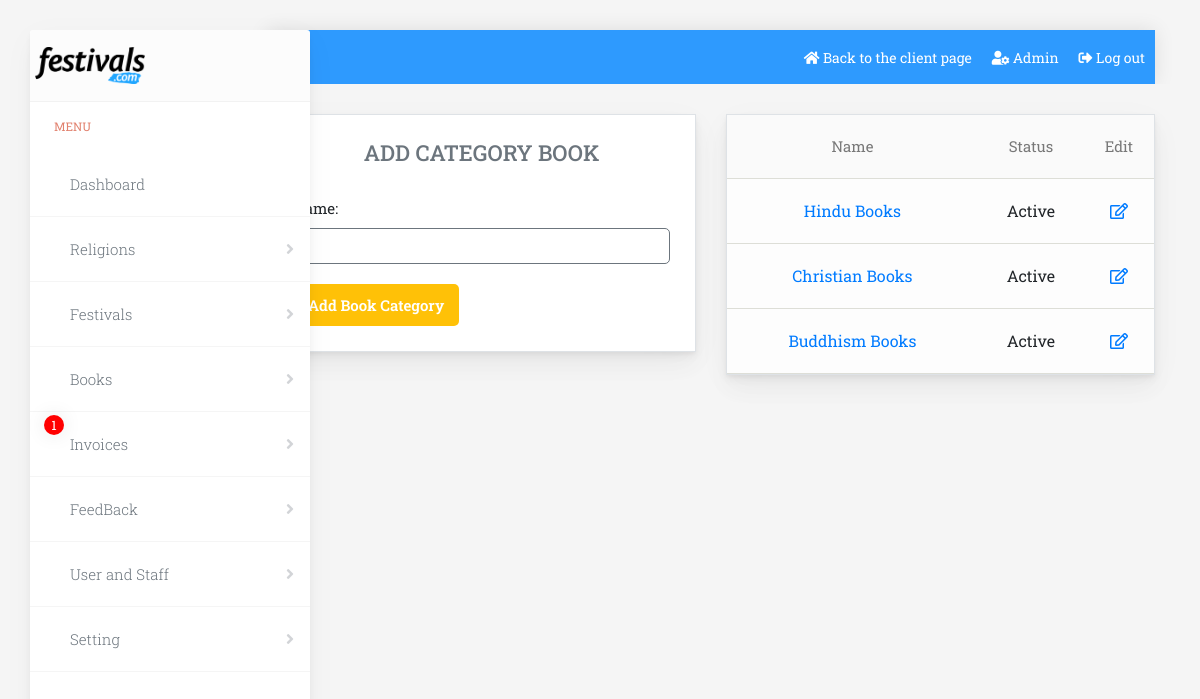
The page /admincp/book-category.php (signed in) on the database its author committed.
### tables this page shows
CREATE TABLE `book_category` (
  `id` int(11) NOT NULL,
  `name_book_cate` varchar(100) NOT NULL,
  `id_cate_book_category` int(11) NOT NULL,
  `status` int(11) NOT NULL DEFAULT 1
);

### admincp/lib_admin/book_cate_action.php (called while the page is built, shortened)
<?php
    require('./../lib/dbConn.php');
    function AllBookCategory() {
        global $conn;
        $sql = "SELECT * FROM book_category ORDER BY id DESC";
        $result = mysqli_query($conn, $sql);
        return mysqli_num_rows($result) == 0 ? 0 : $result;
    }
?>

### admincp/book-category.php (the view, shortened to what this page needs)
<?php
    require('./lib_admin/book_cate_action.php');
    require('./common/top.php');
?>
<body>
    <?php include('common/header.php') ?>
    <?php include('common/menu.php') ?>
    <main class='main_cp'>
        <section class='book_cate'>
            <div class="container">
                <section class="admin-all-book-cate">
                    <div class='row'>
                        <div class='col-lg-6 block_book_cate'>
                            <div class='add_book_cate'>
                                <div class='title'>
                                    <h6>Add Category Book</h6>
                                </div>
                                <div class='add_main'>
                                    <form action="">
                                        <div class='group'>
                                            <label for="name_book_cate">Name: </label>
                                            <input type="text" name='name_book_cate' id='name_book_cate' class='input_book'/>
                                        </div>
                                        <button type="button" id='submit-add-book-cate' class='btn-admin-book-cate'>Add Book Category</button>
                                    </form>
                                </div>
                            </div>
                        </div>
                        <div class='col-lg-6 block_book_cate'>
                            <div class='all_book_cate'>
                                <table>
                                    <thead>
                                        <tr>
                                            <th>Name</th>
                                            <th>Status</th>
                                            <th>Edit</th>
                                        </tr>
                                    </thead>
                                    <tbody>
                                        <?php
                                            $resultAllBookCate = AllBookCategory();
                                            if(is_object($resultAllBookCate)) {
                                                while($row_all = mysqli_fetch_array($resultAllBookCate)) {
                                        ?>
                                        <tr>
                                            <td>
                                                <a href="book-category.php?ac=edit&id=<?php echo $row_all['id']?>#edit"><?php echo $row_all['name_book_cate']?></a>
                                            </td>
                                            <td>
                                                <span class='stt-religion'>
                                                    <?php echo $row_all['status'] == 1 ? "Active": 'No Active'?>
                                                </span>
                                            </td>
                                            <td>
                                                <a href="book-category.php?ac=edit&id=<?php echo $row_all['id']?>#edit"><i class="far fa-edit"></i></a>
                                            </td>
                                        </tr>
                                        <?php }}?>
                                    </tbody>
                                </table>
                            </div>
                        </div>
                    </div>
                </section>
            </div>
        </section>
    </main>
</body>

### assets/css/main_cp.css (style rules this page uses)
.main_cp { background: #f5f5f5; }
body { font-family: 'Roboto Slab', serif; background: #f5f5f5; }
table { width: 100%; }
table thead { background: rgba(0,0,0,0.01); }
table th { text-align: center; color: rgb(120, 120, 120); font-size: 15px; font-weight: 400; padding: 20px 5px; }
table tr { border-bottom: 1px solid #ddded7; }
table td { text-align: center; padding: 20px 5px; }
table { background-color:#fdfdfd; position: relative; }

### assets/css/book_cate_cp.css (style rules this page uses)
.book_cate { padding-top: 30px; padding-bottom: 50px; }
.admin-all-book-cate { width: 80%; margin-left: auto; }
.add_book_cate { padding: 25px; border: 1px solid #dee2e6; background: white; -webkit-box-shadow: 0 0.46875rem 2.1875rem rgba(31,10,6,0.03), 0 0.9375rem 1.40625rem rgba(31,10,6,0.03), 0 0.25rem 0.53125rem rgba(31,10,6,0.05), 0 0.125rem 0.1875rem rgba(31,10,6,0.03); -moz-box-shadow: 0 0.46875rem 2.1875rem rgba(31,10,6,0.03), 0 0.9375rem 1.40625rem rgba(31,10,6,0.03), 0 0.25rem 0.53125rem rgba(31,10,6,0.05), 0 0.125rem 0.1875rem rgba(31,10,6,0.03); box-shadow: 0 0.46875rem 2.1875rem rgba(31,10,6,0.03), 0 0.9375rem 1.40625rem rgba(31,10,6,0.03), 0 0.25rem 0.53125rem rgba(31,10,6,0.05), 0 0.125rem 0.1875rem rgba(31,10,6,0.03); }
.all_book_cate { padding: 0; border: 1px solid #dee2e6; background: white; -webkit-box-shadow: 0 0.46875rem 2.1875rem rgba(31,10,6,0.03), 0 0.9375rem 1.40625rem rgba(31,10,6,0.03), 0 0.25rem 0.53125rem rgba(31,10,6,0.05), 0 0.125rem 0.1875rem rgba(31,10,6,0.03); -moz-box-shadow: 0 0.46875rem 2.1875rem rgba(31,10,6,0.03), 0 0.9375rem 1.40625rem rgba(31,10,6,0.03), 0 0.25rem 0.53125rem rgba(31,10,6,0.05), 0 0.125rem 0.1875rem rgba(31,10,6,0.03); box-shadow: 0 0.46875rem 2.1875rem rgba(31,10,6,0.03), 0 0.9375rem 1.40625rem rgba(31,10,6,0.03), 0 0.25rem 0.53125rem rgba(31,10,6,0.05), 0 0.125rem 0.1875rem rgba(31,10,6,0.03); }
.title { text-align: center; }
.title h6 { font-size: 22px; text-transform: uppercase; color: #6c757d; }
.group { margin-top: 30px; position: relative; }
label { font-size: 15px; }
.input_book { border: 1px solid #6c757d; border-radius: 5px; padding: 5px 10px; outline: none; display: block; width: 100%; }
.btn-admin-book-cate { margin-top: 20px; border: none; background: #ffc107; border-radius: 5px; color: white; padding: 10px 15px; transition: 0.5s; font-weight: 600; font-size: 15px; }

### rows shown on the page
book_category: name_book_cate "Hindu Books", status "Active"
book_category: name_book_cate "Christian Books", status "Active"
book_category: name_book_cate "Buddhism Books", status "Active"

### other values the page prints
$fullname "Admin"
$check_invoice "1"
